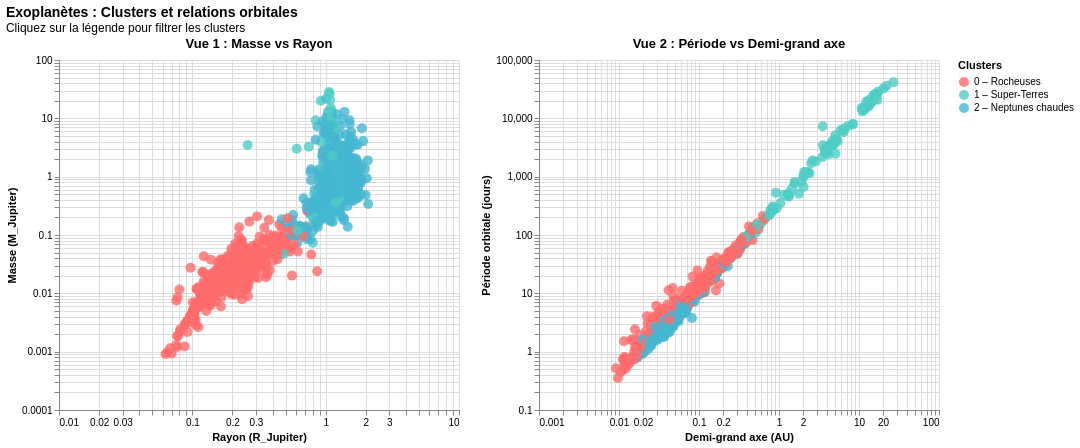

The code cell stored with this chart in its notebook:
### Code cell
# Crée une colonne avec le nom du cluster
df_feat['cluster_name'] = df_feat['cluster'].map(CLUSTER_NAMES)
df_feat['cluster_label'] = df_feat['cluster'].astype(str) + ' – ' + df_feat['cluster_name']

# brushing et linking
brush = alt.selection_multi(fields=['cluster_label'], bind='legend')

# Vue 1 : masse vs rayon
scatter1 = alt.Chart(df_feat).mark_circle(size=100).encode(
    x=alt.X('radius:Q', scale=alt.Scale(type='log'), title='Rayon (R_Jupiter)'),
    y=alt.Y('mass:Q', scale=alt.Scale(type='log'), title='Masse (M_Jupiter)'),
    color=alt.Color(
        'cluster_label:N',
        scale=alt.Scale(domain=[f"{i} – {CLUSTER_NAMES[i]}" for i in range(len(CLUSTER_NAMES))],
                       range=[CLUSTER_COLORS[i] for i in range(len(CLUSTER_NAMES))]),
        legend=alt.Legend(title='Clusters')
    ),
    opacity=alt.condition(brush, alt.value(0.8), alt.value(0.15)),
    tooltip=['name:N', 'cluster_label:N', 'mass:Q', 'radius:Q']
).add_selection(
    brush
).properties(
    width=400,
    height=350,
    title='Vue 1 : Masse vs Rayon'
)

# vue 2 : periode vs demi-grand axe

scatter2 = alt.Chart(df_feat).mark_circle(size=100).encode(
    x=alt.X('semi_major_axis:Q', scale=alt.Scale(type='log'), title='Demi-grand axe (AU)'),
    y=alt.Y('period:Q', scale=alt.Scale(type='log'), title='Période orbitale (jours)'),
    color=alt.Color(
        'cluster_label:N',
        scale=alt.Scale(domain=[f"{i} – {CLUSTER_NAMES[i]}" for i in range(len(CLUSTER_NAMES))],
                       range=[CLUSTER_COLORS[i] for i in range(len(CLUSTER_NAMES))]),
        legend=None
    ),
    opacity=alt.condition(brush, alt.value(0.8), alt.value(0.15)),
    tooltip=['name:N', 'cluster_label:N', 'period:Q', 'semi_major_axis:Q']
).add_selection(
    brush
).properties(
    width=400,
    height=350,
    title='Vue 2 : Période vs Demi-grand axe'
)


# combiner

combined = alt.hconcat(scatter1, scatter2).properties(
    title={
        "text": "Exoplanètes : Clusters et relations orbitales",
        "fontSize": 14,
        "fontWeight": "bold",
        "subtitle": "Cliquez sur la légende pour filtrer les clusters"
    }
)

combined.show()

### Figure 1 — Vega-Lite specification as saved in the notebook (floating-point values rounded to 4 significant figures; data arrays with more than 128 entries replaced by an {"elided": "..."} marker saying what was removed)
{"config": {"view": {"continuousWidth": 300, "continuousHeight": 300}}, "hconcat": [{"mark": {"type": "circle", "size": 100}, "encoding": {"color": {"field": "cluster_label", "legend": {"title": "Clusters"}, "scale": {"domain": ["0 – Rocheuses", "1 – Super-Terres", "2 – Neptunes chaudes"], "range": ["#FF6B6B", "#4ECDC4", "#45B7D1"]}, "type": "nominal"}, "opacity": {"condition": {"param": "param_e8f86bb4eeb2a420", "value": 0.8}, "value": 0.15}, "tooltip": [{"field": "name", "type": "nominal"}, {"field": "cluster_label", "type": "nominal"}, {"field": "mass", "type": "quantitative"}, {"field": "radius", "type": "quantitative"}], "x": {"field": "radius", "scale": {"type": "log"}, "title": "Rayon (R_Jupiter)", "type": "quantitative"}, "y": {"field": "mass", "scale": {"type": "log"}, "title": "Masse (M_Jupiter)", "type": "quantitative"}}, "height": 350, "name": "view_369c574ac40ef6ac_0", "title": "Vue 1 : Masse vs Rayon", "width": 400}, {"mark": {"type": "circle", "size": 100}, "encoding": {"color": {"field": "cluster_label", "legend": null, "scale": {"domain": ["0 – Rocheuses", "1 – Super-Terres", "2 – Neptunes chaudes"], "range": ["#FF6B6B", "#4ECDC4", "#45B7D1"]}, "type": "nominal"}, "opacity": {"condition": {"param": "param_e8f86bb4eeb2a420", "value": 0.8}, "value": 0.15}, "tooltip": [{"field": "name", "type": "nominal"}, {"field": "cluster_label", "type": "nominal"}, {"field": "period", "type": "quantitative"}, {"field": "semi_major_axis", "type": "quantitative"}], "x": {"field": "semi_major_axis", "scale": {"type": "log"}, "title": "Demi-grand axe (AU)", "type": "quantitative"}, "y": {"field": "period", "scale": {"type": "log"}, "title": "Période orbitale (jours)", "type": "quantitative"}}, "height": 350, "name": "view_79d650b8ebc7cde4_1", "title": "Vue 2 : Période vs Demi-grand axe", "width": 400}], "data": {"name": "data-7c43d5429922326d081a1538ca281015"}, "params": [{"name": "param_e8f86bb4eeb2a420", "select": {"type": "point", "fields": ["cluster_label"]}, "bind": "legend", "views": ["view_369c574ac40ef6ac_0", "view_79d650b8ebc7cde4_1"]}], "title": {"text": "Exoplanètes : Clusters et relations orbitales", "fontSize": 14, "fontWeight": "bold", "subtitle": "Cliquez sur la légende pour filtrer les clusters"}, "$schema": "https://vega.github.io/schema/vega-lite/v6.1.0.json", "datasets": {"data-7c43d5429922326d081a1538ca281015": {"elided": "1367 records"}}}
